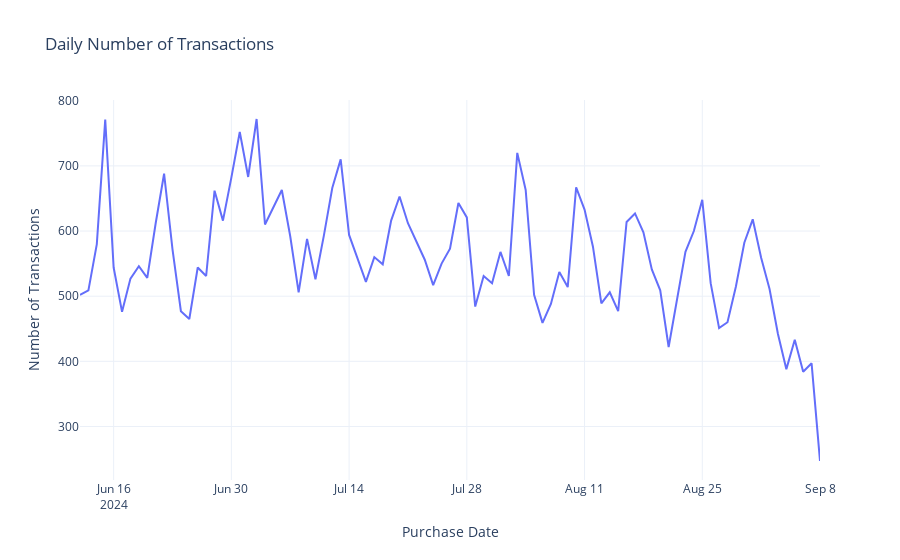

The code cell stored with this chart in its notebook:
### Code cell
# calculate daily number of transactions
daily_purchase = transaction.groupby(by="PURCHASE_DATE")["RECEIPT_ID"].count().reset_index(name="num_of_transactions").sort_values(by="PURCHASE_DATE")
px.line(daily_purchase, x = "PURCHASE_DATE", y = "num_of_transactions",
        labels={"PURCHASE_DATE": "Purchase Date",
                "num_of_transactions": "Number of Transactions"},
                title="Daily Number of Transactions")
